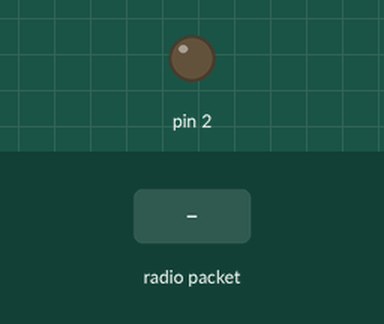
The sketch below on a simulated Arduino Uno, built with avr-gcc and run on an emulated ATmega328P. Shown: output pins drawn as LEDs (lit = HIGH). Inputs (shaded band) come from the test bench. No radio packets arrive unless stated; what the sketch prints to the serial monitor is not drawn.

Above: at 1.2 s.
1.3 s: radio packet "1" arrives
Timing chart, 0 to 4.3 s (numbered marks = the images above; inputs shaded):
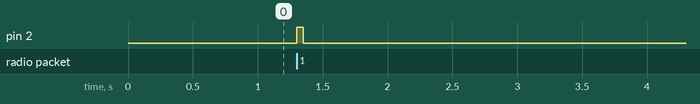

The sketch:

Lora_Receiver.ino
```cpp
#include <SPI.h>
#include <LoRa.h>

#define NSS_PIN   4    // CS
#define RESET_PIN 14   // Reset pin
#define DIO0_PIN  12   // DIO0 pin

void setup() {
    pinMode(2,OUTPUT);
    Serial.begin(115200);
    while (!Serial);

    LoRa.setPins(NSS_PIN, RESET_PIN, DIO0_PIN);
    if (!LoRa.begin(433E6)) { //frequency (433E6 for 433 MHz)
        Serial.println("Starting LoRa failed!");
        while (1);
    }

    Serial.println("LoRa Initializing OK!");
    LoRa.receive();
}

void loop() {
    // Check if a packet is available
    int packetSize = LoRa.parsePacket();
    if (packetSize) {
        Serial.print("Received packet: ");

        // Read the packet
        while (LoRa.available()) {
            Serial.print((char)LoRa.read());
            digitalWrite(2,HIGH);
            delay(50);
            digitalWrite(2,LOW);
            delay(50);
        }
        Serial.println();


        LoRa.receive();
    }
}
```

Measured:
- after the input at 1.3 s, pin 2: LOW → HIGH at once, → LOW 0.05 s later
